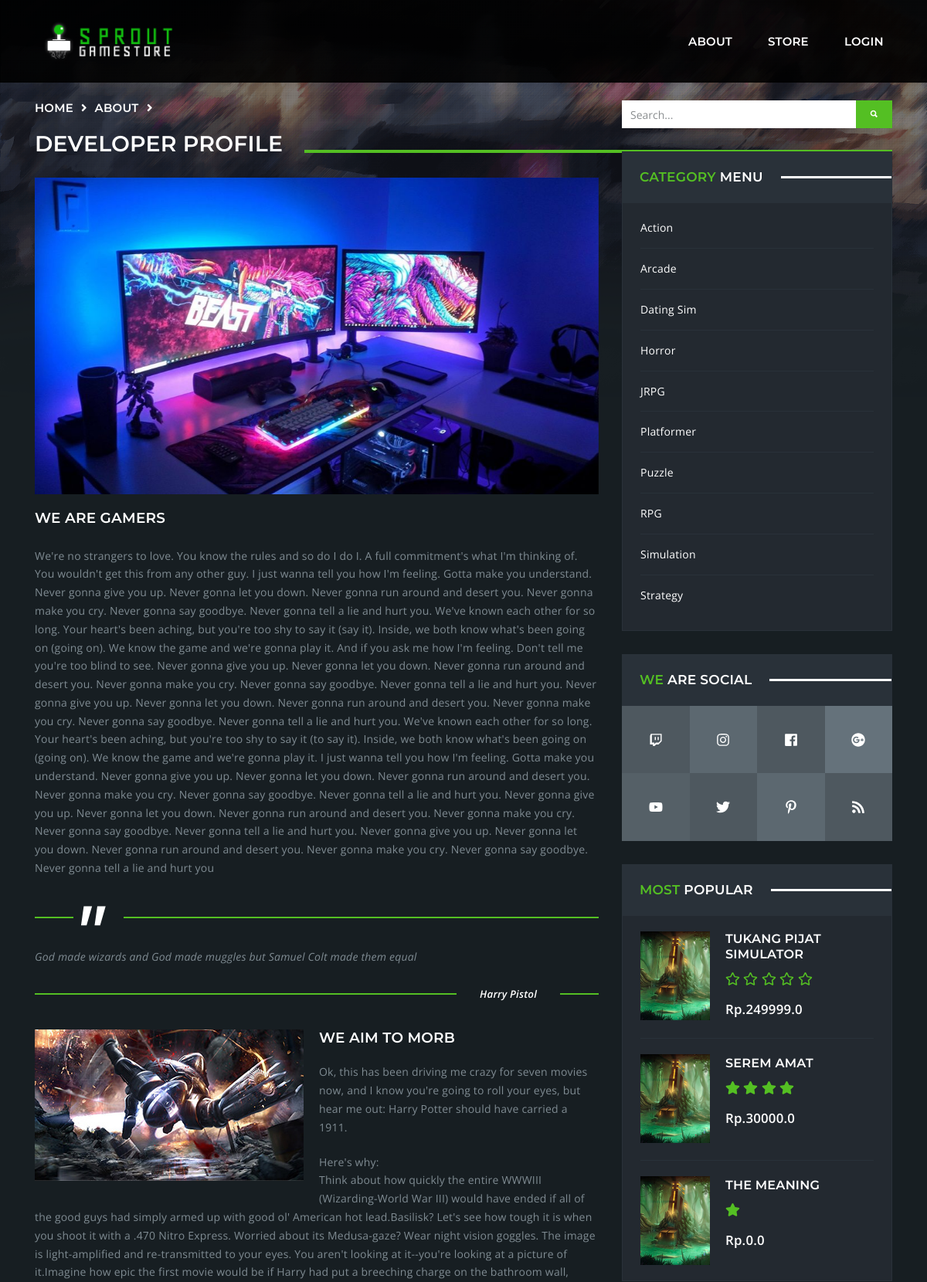
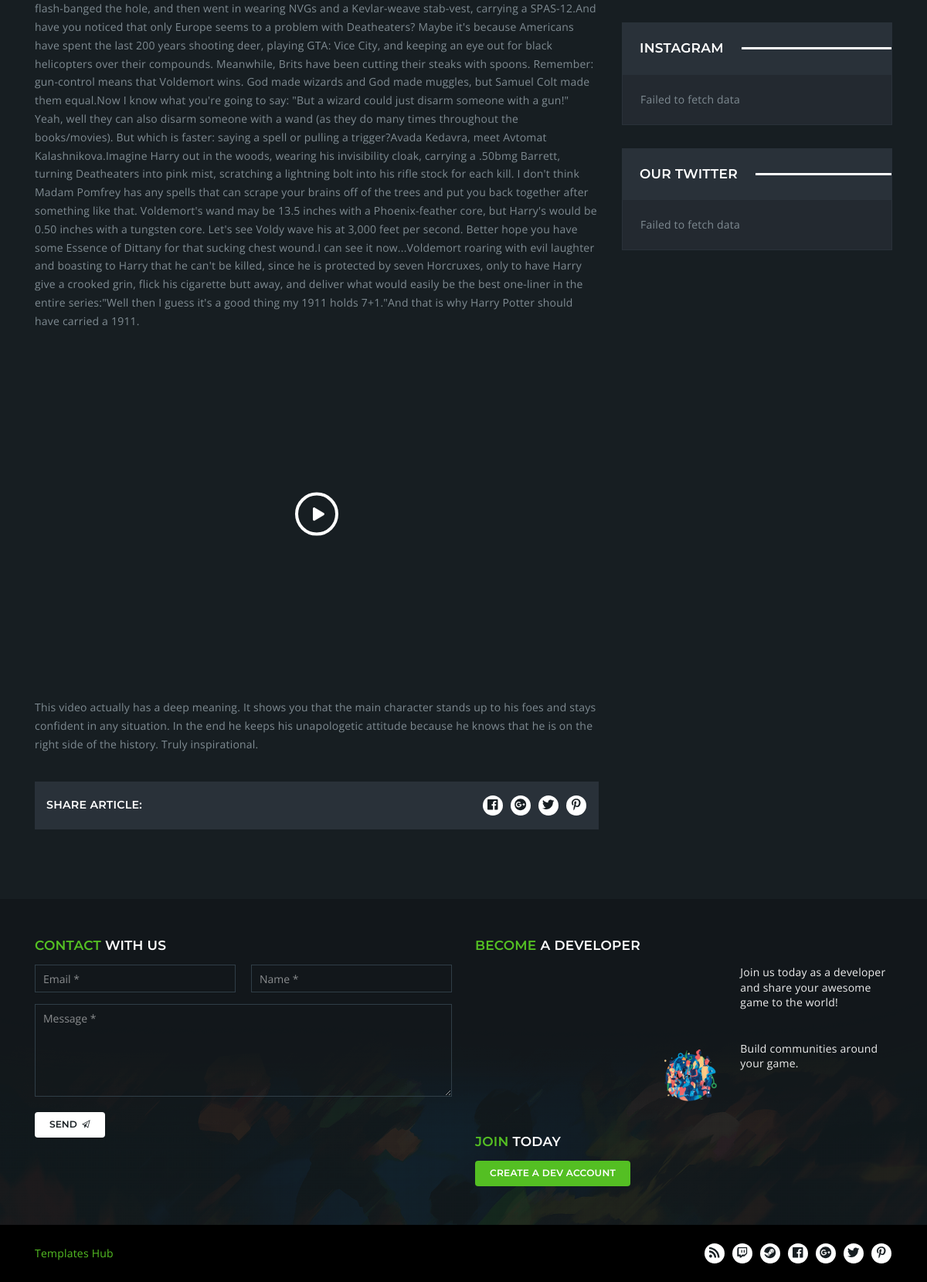
The page /about/ on the database its author committed (2 pictures, top to bottom).
### base/models.py (models this page shows, shortened)
class Genre(models.Model):
    name = models.CharField(max_length=200)
    class Meta:
        ordering = ['name']

class Game(models.Model):
    name = models.CharField(max_length=200)
    description = models.TextField(null=True)
    genres = models.ManyToManyField(Genre, related_name='genres', blank=True)
    devUser = models.ForeignKey(User, on_delete=models.CASCADE, blank=True, null=True)
    publisher = models.CharField(max_length=200)
    price = models.FloatField(null=True)
    verified = models.BooleanField(default=False)
    updated = models.DateTimeField(auto_now=True)
    created = models.DateTimeField(auto_now_add=True)
    class Meta:
        ordering = ['-updated', '-created']
    def getRatings(self):
        ratings = [s.star_rating for s in Review.objects.filter(game=self)]
        return ratings
    def hasReviews(self):
        ratings = self.getRatings()
        return len(ratings)>0
    def overallStar(self):
        ratings = self.getRatings()
        starsum = 0
        for x in ratings:
            starsum += float(x)
        overall_rating = starsum/len(ratings)
        fullStars = floor(overall_rating)
        halfStar = (overall_rating % fullStars) >= 0.5
        fullStars = range(fullStars)
        return fullStars, halfStar
    def sales(self):
        salesCount = Transaction.objects.filter(game=self).count()
        return salesCount

### base/views.py (the view)
# urls.py: path('about/', views.about, name="about"),
def about(request):
    extraContext = pageHeader(request, 'developer profile')
    genres = Genre.objects.all()
    popular = topSold(4)
    context = {'genres': genres, 'popular': popular} | extraContext
    return render(request=request, template_name='base/about.html', context=context)

### base/addsFunctions.py (called while the page is built)
def pageHeader(request, page):
    user = request.user
    userGroups = [x.name for x in user.groups.all()] if user.groups != None else None
    crumbs = (request.path).split('/')[1:-1]
    extraContext = {'curUser': user,
                    'userGroups': userGroups,
                    'crumbs': crumbs,
                    'page': page}
    if 'developer' in userGroups:
        pendCount = Game.objects.filter(devUser=user)
        pendCount = pendCount.filter(verified=False).count()
        extraContext |= {'pendCount': pendCount}
    print("\n\n\n\n",extraContext)
    return extraContext

def topSold(qty):
    games = Game.objects.filter(verified=True)
    games = list(games)
    games.sort(reverse=True, key=lambda x: x.sales())
    return games[:qty]

### base/templates/base/about.html
{% extends 'main.html' %}
{% load static %}
{% block content %}
<main class="nk-main">
  {% include 'base/breadcrumbs_component.html' %}
	<div class="container">
		<div class="row vertical-gap">
			<div class="col-lg-8">
				<div class="nk-blog-post nk-blog-post-single">
					<div class="nk-post-text mt-0">
						<div class="nk-post-img">
							<img src="{% static 'assets/images/about-img.png' %}" alt="Gaming">
						</div>
						<div class="nk-gap-1"></div>
						<h1 class="nk-post-title h4">We are Gamers</h1>
						<div class="nk-gap"></div>
						<p>We're no strangers to love. You know the rules and so do I do I. A full commitment's what I'm thinking of. You wouldn't get this from any other guy. I just wanna tell you how I'm feeling. Gotta make you understand. Never gonna give you up. Never gonna let you down. Never gonna run around and desert you. Never gonna make you cry. Never gonna say goodbye. Never gonna tell a lie and hurt you. We've known each other for so long. Your heart's been aching, but you're too shy to say it (say it). Inside, we both know what's been going on (going on). We know the game and we're gonna play it. And if you ask me how I'm feeling. Don't tell me you're too blind to see. Never gonna give you up. Never gonna let you down. Never gonna run around and desert you. Never gonna make you cry. Never gonna say goodbye. Never gonna tell a lie and hurt you. Never gonna give you up. Never gonna let you down. Never gonna run around and desert you. Never gonna make you cry. Never gonna say goodbye. Never gonna tell a lie and hurt you. We've known each other for so long. Your heart's been aching, but you're too shy to say it (to say it). Inside, we both know what's been going on (going on). We know the game and we're gonna play it. I just wanna tell you how I'm feeling. Gotta make you understand. Never gonna give you up. Never gonna let you down. Never gonna run around and desert you. Never gonna make you cry. Never gonna say goodbye. Never gonna tell a lie and hurt you. Never gonna give you up. Never gonna let you down. Never gonna run around and desert you. Never gonna make you cry. Never gonna say goodbye. Never gonna tell a lie and hurt you. Never gonna give you up. Never gonna let you down. Never gonna run around and desert you. Never gonna make you cry. Never gonna say goodbye. Never gonna tell a lie and hurt you</p>
						<div class="nk-gap"></div>
						<blockquote class="nk-blockquote">
							<div class="nk-blockquote-icon"><span>"</span></div>
							<div class="nk-blockquote-content">
								God made wizards and God made muggles but Samuel Colt made them equal
							</div>
							<div class="nk-blockquote-author"><span>Harry Pistol</span></div>
						</blockquote>
						<div class="nk-gap"></div>
						<img class="float-left mt-0" src="assets/images/post-inner-img.jpg" alt="">
						<h3 class="h4">We aim to Morb</h3>
						<p>Ok, this has been driving me crazy for seven movies now, and I know you're going to roll your eyes, but hear me out: Harry Potter should have carried a 1911.</p>
						<p>Here's why:<br>
							Think about how quickly the entire WWWIII (Wizarding-World War III) would have ended if all of the good guys had simply armed up with good ol' American hot lead.Basilisk? Let's see how tough it is when you shoot it with a .470 Nitro Express. Worried about its Medusa-gaze? Wear night vision goggles. The image is light-amplified and re-transmitted to your eyes. You aren't looking at it--you're looking at a picture of it.Imagine how epic the first movie would be if Harry had put a breeching charge on the bathroom wall, flash-banged the hole, and then went in wearing NVGs and a Kevlar-weave stab-vest, carrying a SPAS-12.And have you noticed that only Europe seems to a problem with Deatheaters? Maybe it's because Americans have spent the last 200 years shooting deer, playing GTA: Vice City, and keeping an eye out for black helicopters over their compounds. Meanwhile, Brits have been cutting their steaks with spoons. Remember: gun-control means that Voldemort wins. God made wizards and God made muggles, but Samuel Colt made them equal.Now I know what you're going to say: "But a wizard could just disarm someone with a gun!" Yeah, well they can also disarm someone with a wand (as they do many times throughout the books/movies). But which is faster: saying a spell or pulling a trigger?Avada Kedavra, meet Avtomat Kalashnikova.Imagine Harry out in the woods, wearing his invisibility cloak, carrying a .50bmg Barrett, turning Deatheaters into pink mist, scratching a lightning bolt into his rifle stock for each kill. I don't think Madam Pomfrey has any spells that can scrape your brains off of the trees and put you back together after something like that. Voldemort's wand may be 13.5 inches with a Phoenix-feather core, but Harry's would be 0.50 inches with a tungsten core. Let's see Voldy wave his at 3,000 feet per second. Better hope you have some Essence of Dittany for that sucking chest wound.I can see it now...Voldemort roaring with evil laughter and boasting to Harry that he can't be killed, since he is protected by seven Horcruxes, only to have Harry give a crooked grin, flick his cigarette butt away, and deliver what would easily be the best one-liner in the entire series:"Well then I guess it's a good thing my 1911 holds 7+1."And that is why Harry Potter should have carried a 1911.</p>
						<div class="nk-gap"></div>
						<div class="nk-plain-video" data-video="https://www.youtube.com/watch?v=dgha9S39Y6M"></div>
						<div class="nk-gap-2"></div>
						<p>This video actually has a deep meaning. It shows you that the main character stands up to his foes and stays confident in any situation. In the end he keeps his unapologetic attitude because he knows that he is on the right side of the history. Truly inspirational.</p>
						<div class="nk-gap"></div>
						<div class="nk-post-share">
							<span class="h5">Share Article:</span>
							<ul class="nk-social-links-2">
								<li><span class="nk-social-facebook" title="Share page on Facebook" data-share="facebook"><span class="fab fa-facebook"></span></span></li>
								<li><span class="nk-social-google-plus" title="Share page on Google+" data-share="google-plus"><span class="fab fa-google-plus"></span></span></li>
								<li><span class="nk-social-twitter" title="Share page on Twitter" data-share="twitter"><span class="fab fa-twitter"></span></span></li>
								<li><span class="nk-social-pinterest" title="Share page on Pinterest" data-share="pinterest"><span class="fab fa-pinterest-p"></span></span></li>
							</ul>
						</div>
					</div>
				</div>
			</div>
			<div class="col-lg-4">
				{% include 'base/sidebarsocials_component.html' %}
			</div>
		</div>
	</div>
	<div class="nk-gap-2"></div>
</main>
{% endblock content %}

### base/templates/base/sidebarsocials_component.html
{% load static %}
<aside class="nk-sidebar nk-sidebar-right nk-sidebar-sticky">
  <div>
    <div class="nk-widget">
      <div class="nk-widget-content">
        <form action="{% url 'store-search' %}" class="nk-form nk-form-style-1" novalidate="novalidate">
          <div class="input-group">
            <input name="q" type="text" class="form-control" placeholder="Search...">
            <button class="nk-btn nk-btn-color-main-1"><span class="ion-search"></span></button>
          </div>
        </form>
      </div>
    </div>
    {% include 'base/sidebar-categories_component.html' %}
    <div class="nk-widget nk-widget-highlighted">
      <h4 class="nk-widget-title"><span><span class="text-main-1">We</span> Are Social</span></h4>
      <div class="nk-widget-content">
        <ul class="nk-social-links-3 nk-social-links-cols-4">
          <li><a class="nk-social-twitch" href="#"><span class="fab fa-twitch"></span></a></li>
          <li><a class="nk-social-instagram" href="#"><span class="fab fa-instagram"></span></a></li>
          <li><a class="nk-social-facebook" href="#"><span class="fab fa-facebook"></span></a></li>
          <li><a class="nk-social-google-plus" href="#"><span class="fab fa-google-plus"></span></a></li>
          <li><a class="nk-social-youtube" href="#"><span class="fab fa-youtube"></span></a></li>
          <li><a class="nk-social-twitter" href="#" target="_blank"><span class="fab fa-twitter"></span></a></li>
          <li><a class="nk-social-pinterest" href="#"><span class="fab fa-pinterest-p"></span></a></li>
          <li><a class="nk-social-rss" href="#"><span class="fa fa-rss"></span></a></li>
        </ul>
      </div>
    </div>
    <div class="nk-widget nk-widget-highlighted">
      <h4 class="nk-widget-title"><span><span class="text-main-1">Most</span> Popular</span></h4>
      <div class="nk-widget-content">
        {% for game in popular|slice:":3" %}
        <div class="nk-widget-post">
          <a href="store-product.html" class="nk-post-image">
          <img src="{% static 'assets/images/product-1-xs.jpg' %}" alt="{{game.name}}">
          </a>
          <h3 class="nk-post-title"><a href="store-product.html">{{game.name}}</a></h3>
          {% include 'base/star-rating_component.html' %}
          <div class="nk-product-price">Rp.{{game.price}}</div>
        </div>
        {% endfor %}
      </div>
    </div>
    <div class="nk-widget nk-widget-highlighted">
      <h4 class="nk-widget-title"><span>Instagram</span></h4>
      <div class="nk-widget-content">
        <div class="nk-instagram row sm-gap vertical-gap multi-column"></div>
      </div>
    </div>
    <div class="nk-widget nk-widget-highlighted">
      <h4 class="nk-widget-title"><span>Our Twitter</span></h4>
      <div class="nk-widget-content">
        <div class="nk-twitter-list" data-twitter-count="2"></div>
      </div>
    </div>
  </div>
</aside>

### base/templates/base/sidebar-categories_component.html
{% load static %}
<div class="nk-widget nk-widget-highlighted">
  <h4 class="nk-widget-title"><span><span class="text-main-1">Category</span> Menu</span></h4>
  <div class="nk-widget-content">
    <ul class="nk-widget-categories">
    {% for genre in genres %}
    <li><a href="{% url 'store-search'%}?q={{genre.name}}">{{genre.name}}</a></li>
    {% endfor %}
    </ul>
  </div>
</div>

### base/templates/base/star-rating_component.html (shortened to what this page needs)
<div class="nk-product-rating">
  {% if game.hasReviews %}
    {% for fullStars in game.overallStar.0 %}
    <i class="fa fa-star"></i>
    {% endfor %}
  {% else %}
    {% for i in '12345' %}
    <i class="far fa-star"></i>
    {% endfor %}
  {% endif %}
</div>

### rows shown on the page
Genre: name "Action"
Genre: name "Arcade"
Genre: name "Dating Sim"
Genre: name "Horror"
Genre: name "JRPG"
Genre: name "Platformer"
Genre: name "Puzzle"
Genre: name "RPG"
Genre: name "Simulation"
Genre: name "Strategy"
Game: name "TUKANG PIJAT SIMULATOR", price "249999.0"
Game: name "SEREM AMAT", price "30000.0"
Game: name "THE MEANING", price "0.0"

### other values the page prints
{{ crumb }} "ABOUT"
{{ page }} "DEVELOPER PROFILE"
